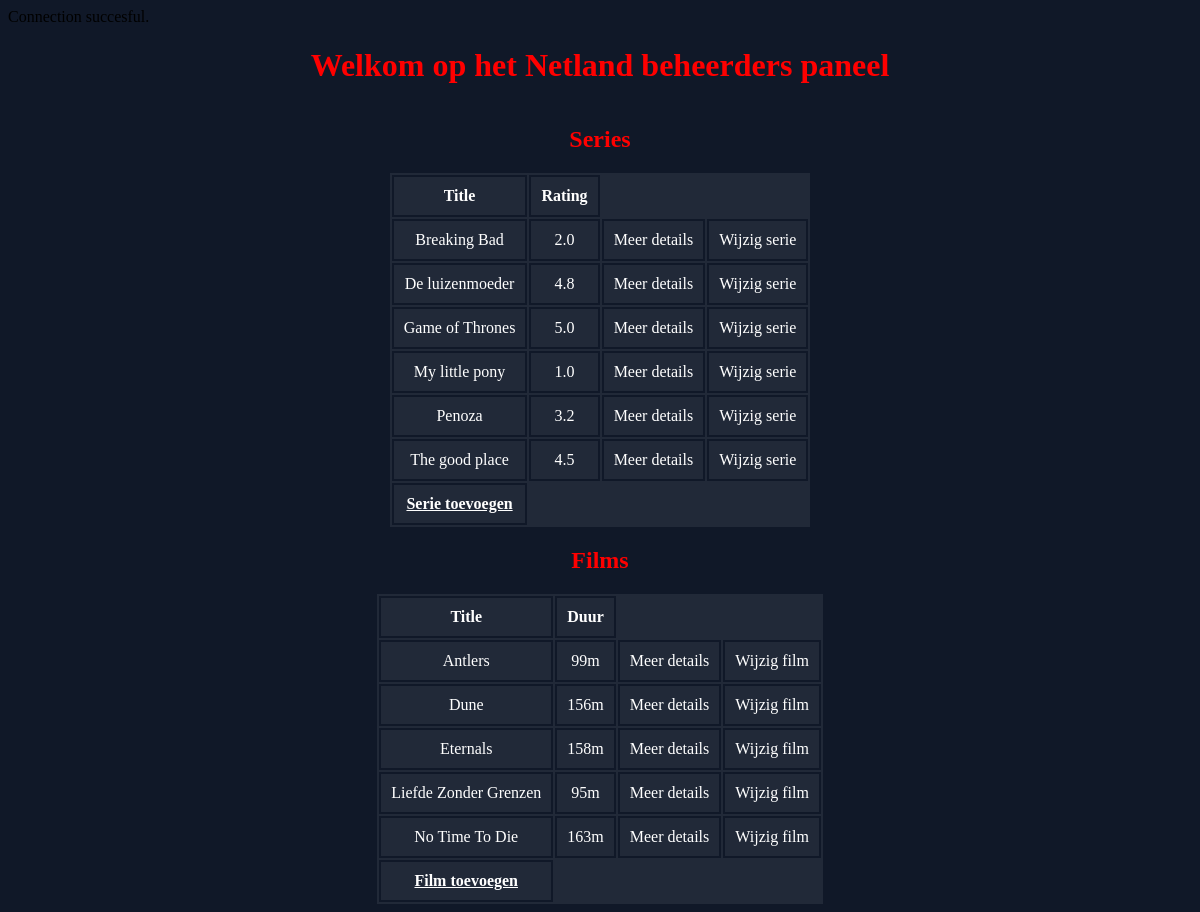
The page / on the database its author committed.
### tables this page shows
CREATE TABLE `series` (
	id MEDIUMINT NOT NULL AUTO_INCREMENT PRIMARY KEY,
    title VARCHAR(100) NOT NULL,
    rating DECIMAL(2,1) NULL,
    description TEXT NOT NULL,
    has_won_awards BIT NOT NULL,
    seasons INT NOT NULL,
    country ENUM('NL', 'UK') NOT NULL,
    language ENUM('NL', 'EN') NOT NULL
);

CREATE TABLE films (
    ID INT NOT NULL AUTO_INCREMENT PRIMARY KEY,
    titel varchar(255) NOT NULL,
    duur varchar(255) NOT NULL,
    datumuitkomst date,
    landuitkomst varchar(255),
    omschrijving varchar(255) NOT NULL,
    idtrailer varchar(255) NOT NULL);

### index.php (the view, shortened to what this page needs)
<?php
$host = 'localhost';
$db   = 'netland';
$user = 'bit_academy';
$pass = 'bit_academy';
$charset = 'utf8mb4';
$dsn = "mysql:host=$host;dbname=$db;charset=$charset";
$options = [
	PDO::ATTR_ERRMODE            => PDO::ERRMODE_EXCEPTION,
	PDO::ATTR_DEFAULT_FETCH_MODE => PDO::FETCH_ASSOC,
	PDO::ATTR_EMULATE_PREPARES   => false,
];
try {
	$pdo = new PDO($dsn, $user, $pass, $options);
	$series_columns = array('title', 'rating');
	if (isset($_GET['series_column']) && in_array($_GET['series_column'], $series_columns)) {
		$series_column =  $_GET['series_column'];
	} else {
		$series_column = $series_columns[0];
	}
	$series_sort_order = isset($_GET['series_order']) && strtolower($_GET['series_order']) == 'desc' ? 'DESC' : 'ASC';
	$series_result = $pdo->query('SELECT * FROM series ORDER BY ' .  $series_column . ' ' . $series_sort_order);
	$series_asc_or_desc = $series_sort_order == 'ASC' ? 'desc' : 'asc';
	$films_columns = array('titel', 'duur');
	if (isset($_GET['films_column']) && in_array($_GET['films_column'], $films_columns)) {
		$films_column =  $_GET['films_column'];
	} else {
		$films_column = $films_columns[0];
	}
	$films_sort_order = isset($_GET['films_order']) && strtolower($_GET['films_order']) == 'desc' ? 'DESC' : 'ASC';
	$films_result = $pdo->query('SELECT * FROM films ORDER BY ' .  $films_column . ' ' . $films_sort_order);
	$films_asc_or_desc = $films_sort_order == 'ASC' ? 'desc' : 'asc';
} catch (PDOException $e) {
	throw new PDOException($e->getMessage(), (int)$e->getCode());
}
?>
<!DOCTYPE html>
<html>
<head>
	<link rel="stylesheet" href="style.css">
</head>
<body>
	<div class="container">
		<h1>Welkom op het Netland beheerders paneel</h1>
		<h2>Series</h2>
		<table>
			<tr>
				<th><a href="index.php?series_column=title&series_order=<?= $series_asc_or_desc; ?>&films_column=<?= $films_column; ?>&films_order=<?= $films_sort_order; ?>">Title</a></th>
				<th><a href="index.php?series_column=rating&series_order=<?= $series_asc_or_desc; ?>&films_column=<?= $films_column; ?>&films_order=<?= $films_sort_order; ?>">Rating</a></th>
			</tr>
			<?php while ($series_row = $series_result->fetch()) { ?>
				<tr>
					<td><?php echo $series_row['title']; ?></td>
					<td><?php echo $series_row['rating']; ?></td>
					<td><a href="series.php?ID=<?php echo $series_row['id'] ?>">Meer details<a></td>
					<td><a href="edit_serie.php?ID=<?php echo $series_row['id'] ?>">Wijzig serie<a></td>
				</tr>
			<?php } ?>
			<tr>
				<td><strong><u><a href="add_serie.php">Serie toevoegen<a></u></strong></td>
			</tr>
		</table>
		<h2>Films</h2>
		<table>
			<tr>
				<th><a href="index.php?films_column=titel&films_order=<?= $films_asc_or_desc; ?>&series_column=<?= $series_column; ?>&series_order=<?= $series_sort_order; ?>">Title</a></th>
				<th><a href="index.php?films_column=duur&films_order=<?= $films_asc_or_desc; ?>&series_column=<?= $series_column; ?>&series_order=<?= $series_sort_order; ?>">Duur</a></th>
			</tr>
			<?php while ($films_row = $films_result->fetch()) { ?>
				<tr>
					<td><?php echo $films_row['titel']; ?></td>
					<td><?php echo $films_row['duur']; ?></td>
					<td><a href="films.php?ID=<?php echo $films_row['ID'] ?>">Meer details<a></td>
					<td><a href="edit_film.php?ID=<?php echo $films_row['ID'] ?>">Wijzig film<a></td>
				</tr>
			<?php } ?>
			<td><strong><u><a href="add_film.php">Film toevoegen<a></u></strong></td>
		</table>
	</div>
</body>
</html>

### style.css (style rules this page uses)
body { background-color: #101828; }
h1,h2 { color: red; }
a { color: white; text-decoration: none; }
.container { display: flex; flex-direction: column; justify-content: center; align-items: center; }
table { color: rgb(255, 255, 255); text-align: center; background-color: #212938; }
th, td { padding: 10px; border: #101828 solid 2px; }

### rows shown on the page
series: title "Breaking Bad", rating "2.0"
series: title "De luizenmoeder", rating "4.8"
series: title "Game of Thrones", rating "5.0"
series: title "My little pony", rating "1.0"
series: title "Penoza", rating "3.2"
series: title "The good place", rating "4.5"
films: titel "Antlers", duur "99m"
films: titel "Dune", duur "156m"
films: titel "Eternals", duur "158m"
films: titel "Liefde Zonder Grenzen", duur "95m"
films: titel "No Time To Die", duur "163m"
